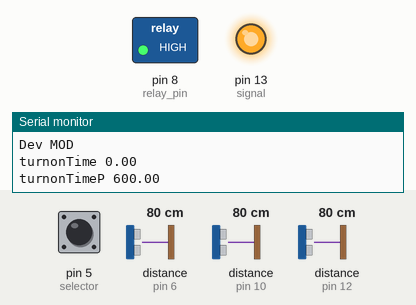
Bench run of a sketch on a simulated Arduino Uno, built with avr-gcc and run on an emulated ATmega328P. Parts: switched loads named in the sketch (green lamp = pin HIGH), output pins drawn as LEDs (lit = HIGH), the last lines printed to the serial monitor. Inputs (shaded band) come from the test bench; at power-on: pin 5 (selector) LOW, distance to the obstacle (sensors on pin 12, pin 6, pin 10) 80 cm. The echo pulse lasts 58.3 µs per cm; pins used as bus, display or sensor lines are not drawn.

Above: at 0.4 s.
At 1.2 s:
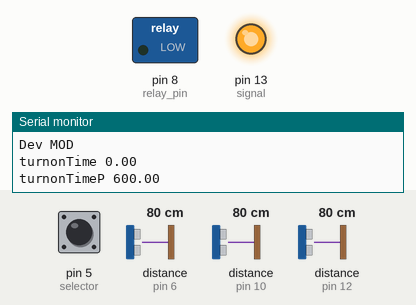
1.3 s: pin 5 (selector) pulled HIGH for 1 s
5.3 s: distance to the obstacle (sensor on pin 12) set to 93 cm
6.8 s: pin 5 (selector) pulled HIGH for 0.15 s
9.9 s: distance to the obstacle (sensor on pin 12) set to 2 cm
12.9 s: pin 5 (selector) pulsed HIGH 2 times (0.12 s each, 0.3 s apart)
Timing chart, 0 to 15.9 s (numbered marks = the images above; inputs shaded):
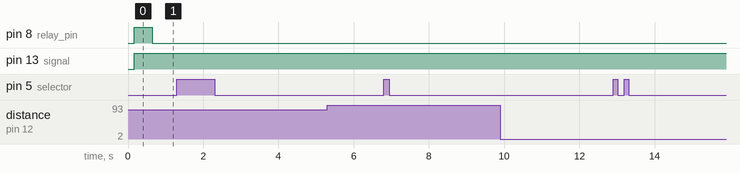

The sketch:

programma_dlya_proekta.ino
```cpp
#define exit_sensors_counter 1   //количество датчиков на выходах
#define enter_sensors_counter 2  //количество датчиков на входах

#define selector 5
#define signal 13
#define relay_pin 8

int16_t counter_exit = 0, counter_enter = 0;  //количество вышедших, вошедших
double counter = 0;                           //количество находящихся в здании людей

//пины к которым подключены датчики {trig пин, echo пин}, стоящие

short enter_sensors[enter_sensors_counter][2] = { { 9, 10 }, { 7, 6 } };  //на входах
short exit_sensors[exit_sensors_counter][2] = { { 11, 12 } };             //на выходах

double turnonTime = 0, turnonTimeP = 0;  //время, на которое необходимо включить рециркулятор в течении часа. Тип double, чтобы не возникало ошибок при работе с дробными числами
double p = 100000;                       //сумма производительностей всех рециркуляторов в помещении м^3/час

uint32_t enterTime[enter_sensors_counter];
uint32_t exitTime[exit_sensors_counter];

bool flag_enter[enter_sensors_counter];  //создаём массивы для записи проходят ли люди через датчик или нет
bool flag_exit[exit_sensors_counter];

#ifdef signal
bool ledstat = 0;
#endif

void setup() {
#ifdef signal
  pinMode(signal, OUTPUT);
#endif
  pinMode(selector, INPUT);
  pinMode(relay_pin, OUTPUT);                         //инициализируем порт, к которому подключено реле для вкл/вкл нагрузки (рециркуляторов)
  for (short i = 0; i < exit_sensors_counter; i++) {  //инициализируем порты для выходных датчиков
    pinMode(exit_sensors[i][1], INPUT);
    pinMode(exit_sensors[i][0], OUTPUT);
  }
  for (short i = 0; i < enter_sensors_counter; i++) {  //инициализируем порты для входных датчиков
    pinMode(enter_sensors[i][1], INPUT);
    pinMode(enter_sensors[i][0], OUTPUT);
  }
  Serial.begin(9600);
}

void loop() {
  uint64_t leddoor = get_data(counter_exit, counter_enter);  //получаем количество вышедших и вошедших людей
  Serial.println(counter);                                   //выводим количество людей в помещении
  counter += counter_enter;                                  //обсчитываем количество людей, отнимаем вышедших прибавляем вошедших
  counter -= counter_exit;

  if (counter < 0) {  //защита от ошибок (людей не может быть < 0)
    counter = 0;
    Serial.println("EROR");
  }
  counter_enter = 0;  //обнуляем счётчики вошедших и вышедших
  counter_exit = 0;
  if (digitalRead(selector) == 1) {         //обычный режим
    p = 100000;
    if (millis() % 60000 == 0) {            //очищаем воздух с началом каждого часа с момента запуска программы
      turnonTime += counter / p * 3600000;  //считаем каждую минуту время включения рециркулятора
    }
    if (millis() % 3600000 <= 0 && turnonTime != 0) {  //проверяем надо ли включить рециркулятор или выключить
      turnonTimeP = turnonTime;
      turnonTime = 0;
    }
    if (millis() % 3600000 <= turnonTimeP) {
      digitalWrite(relay_pin, 1);
      ledstat = 1;
    } else {
      digitalWrite(relay_pin, 0);
      ledstat = 0;
    }
  } else {
    p = 10;
     // режим отладки(уменьшенное время обработки)
	Serial.println("Dev MOD");
  Serial.println("turnonTime "+String(turnonTime));
  Serial.println("turnonTimeP "+String(turnonTimeP));
    if (millis() % 1000 <= 50) {             //очищаем воздух с началом каждого часа с момента запуска программы
      Serial.println("UPDATE UPDATE UPDATE UPDATE UPDATE UPDATE UPDATE UPDATE UPDATE UPDATE UPDATE UPDATE");
      turnonTime += float(counter) / float(p) * 6000.0;  //считаем каждую секунду время включения рециркулятора
    }
    if (millis() % 10000 <= 150) {  //проверяем надо ли включить рециркулятор или выключить
      turnonTimeP = turnonTime;
      turnonTime = 0;
      Serial.println("SET SET SET SET SET SET SET SET SET SET SET SET SET SET SET SET SET SET");
    }
    if (millis() % 10000 <= turnonTimeP) {
      digitalWrite(relay_pin, 1);
      ledstat = 1;
    } else {
      digitalWrite(relay_pin, 0);
      ledstat = 0;
    }
  }
#ifdef signal
  digitalWrite(signal, ledstat || leddoor);
#endif
  delay(10);  //защита от ошибок и шумов
}


uint64_t get_data(int16_t &counter1, int16_t &e_counter) {
  long int duration;  //время возврата сигнала
  uint64_t led = 0;

  // unsigned long int counter=0,e_counter=0;
  for (short i = 0; i < exit_sensors_counter; i++) {  //получаем информацию с датчиков на выходе
    digitalWrite(exit_sensors[i][0], 0);
    delayMicroseconds(5);
    digitalWrite(exit_sensors[i][0], 1);
    delayMicroseconds(10);
    digitalWrite(exit_sensors[i][0], LOW);
    duration = pulseIn(exit_sensors[i][1], HIGH, 14550);
    bool indoor = 0;
    if ((duration / 2 / 29.1 < 90) && (duration != 0) && (flag_exit[i] == false)) {  //если в проходе человек записываем это
      flag_exit[i] = true;
      // indoor = 1;
      exitTime[i] = millis();
      counter1++;
    }
    if ((millis() - exitTime[i] > 450) && (flag_exit[i] == true) && (duration / 2 / 29.1 > 90 || duration == 0)) {
      flag_exit[i] = false;
      // indoor = 0;
    }
    led += flag_exit[i] = false;;
  }
  for (short i = 0; i < enter_sensors_counter; i++) {  //аналогично но для входа
    digitalWrite(enter_sensors[i][0], LOW);
    delayMicroseconds(5);
    digitalWrite(enter_sensors[i][0], HIGH);
    delayMicroseconds(10);
    digitalWrite(enter_sensors[i][0], LOW);
    duration = pulseIn(enter_sensors[i][1], HIGH, 14550);
    // bool indoor = 0;
    if ((duration / 2 / 29.1 < 100) && (duration != 0) && (flag_enter[i] == false)) {
      e_counter++;
      enterTime[i] = millis();
      flag_enter[i] = true;
      // indoor = 1;
    }
    if ((millis() - enterTime[i] > 450) && (flag_enter[i] == true) && (duration / 2 / 29.1 > 100 || duration == 0)) {
      flag_enter[i] = false;
      // indoor = 0;
    }
    led += flag_enter[i];
  }
  return led;
}
```
